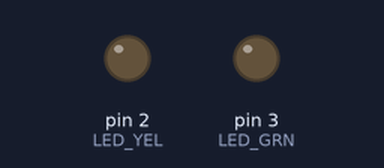
Bench run of a sketch on a simulated Arduino Uno, built with avr-gcc and run on an emulated ATmega328P. Shown: output pins drawn as LEDs (lit = HIGH). Pins used as bus, display or sensor lines are not drawn.

Above: at 1.0 s.
At 2.5 s:
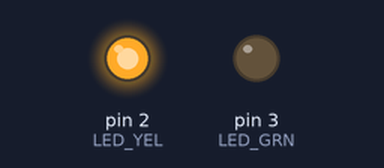
At 4.0 s:
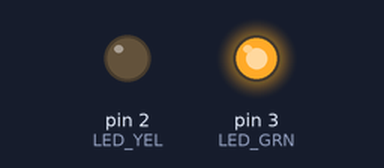
Timing chart, 0 to 6.5 s (numbered marks = the images above):
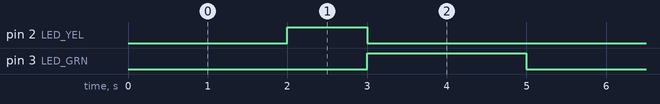

The sketch:

Phase1_RegularMode.ino
```cpp
//pin assignments

int LED_RED = 1;
int LED_YEL = 2;
int LED_GRN = 3;

void setup() {
  // put your setup code here, to run once:

  pinMode(LED_RED, OUTPUT);
  pinMode(LED_YEL, OUTPUT);
  pinMode(LED_GRN, OUTPUT);

  Serial.begin(9600);
}

void loop() {
  // put your main code here, to run repeatedly:

  digitalWrite(LED_RED, HIGH);
  delay(2000);
  digitalWrite(LED_RED, LOW);
  delayMicroseconds(10);

  digitalWrite(LED_YEL, HIGH);
  delay(1000);
  digitalWrite(LED_YEL, LOW);
  delayMicroseconds(10);

  digitalWrite(LED_GRN, HIGH);
  delay(2000);
  digitalWrite(LED_GRN, LOW);
  delayMicroseconds(10);

}
```

Measured:
- by itself, pin 2 (LED_YEL): alternates HIGH for 1.0 s and LOW for 4.0 s
- by itself, pin 3 (LED_GRN): alternates HIGH for 2.0 s and LOW for 3.0 s
- by itself, everything shown: repeats every 5.0 s, in 3 steps
